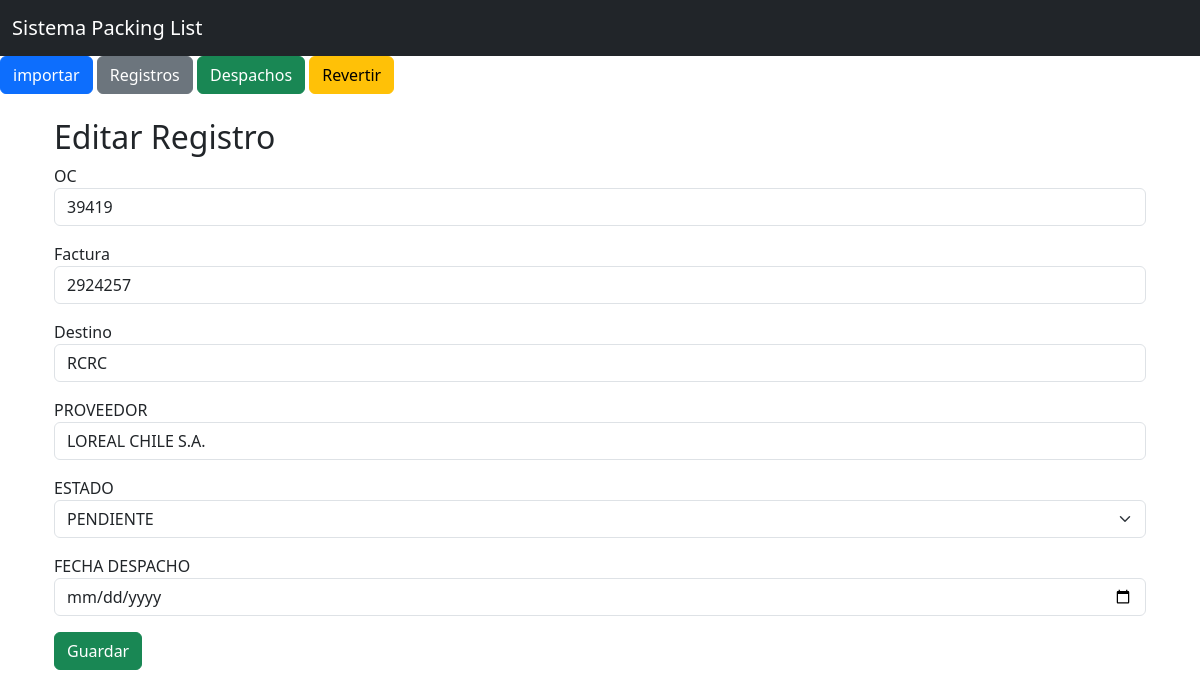
Page /editar/300 on the committed database.
### models.py (models this page shows)
class Consolidado(db.Model):
    __tablename__ = "consolidado"
    id = db.Column(db.Integer, primary_key=True)
    oc = db.Column(db.String(50))
    factura = db.Column(db.String(50))
    destino = db.Column(db.String(20), nullable=False)
    proveedor = db.Column(db.String(150))
    bultos = db.Column(db.Integer, nullable=False)
    unidades = db.Column(db.String(50), nullable=False)
    tipo_carga = db.Column(db.String(50), nullable=False, default="NACIONAL")
    etiqueta = db.Column(db.String(150))
    observacion = db.Column(db.String(500))
    estado = db.Column(db.String(20), nullable=False, default="PENDIENTE")
    origen_archivo = db.Column(db.String(50), nullable=False)
    nombre_archivo = db.Column(db.String(255))
    fecha_carga = db.Column(db.DateTime)
    eliminado = db.Column(db.Boolean, nullable=False, default=False)
    fecha_eliminacion = db.Column(db.DateTime)
    fecha_despacho = db.Column(db.DateTime)

### app.py (the view, shortened to what this page needs)
@app.route("/editar/<int:id>", methods=["GET", "POST"])
def editar(id):
    registro = Consolidado.query.get_or_404(id)
    return render_template("editar.html", registro=registro)

### templates/editar.html (shortened to what this page needs)
{%- extends "base.html" -%}
{%- block contenido -%}
<div class="container">
    <h2>Editar Registro</h2>
    <form method="POST">
        <div class="mb-3">
            <label>OC</label>
            <input type="text" name="oc" class="form-control" value="{{ registro.oc }}" readonly>
        </div>
        <div class="mb-3">
            <label>Factura</label>
            <input type="text" name="factura" class="form-control" value="{{ registro.factura }}">
        </div>
        <div class="mb-3">
            <label>Destino</label>
            <input type="text" name="destino" class="form-control" value="{{ registro.destino }}">
        </div>
        <div class="mb-3">
            <label>PROVEEDOR</label>
            <input type="text" name="proveedor" class="form-control" value="{{ registro.proveedor }}">
        </div>
        <div class="mb-3">
            <label>ESTADO</label>
            <select name="estado" class="form-select">
                <option value="PENDIENTE"{% if registro.estado == 'PENDIENTE' %} selected {% endif %}>PENDIENTE</option>
            </select>
        </div>
        <div class="mb-3"
            <label>FECHA DESPACHO</label>
            <input
                type="date"
                name="fecha_despacho"
                class="form-control"
                value="{% if registro.fecha_despacho %}{{ registro.fecha_despacho.strftime('%Y-%m-%d')}} {% endif %}"
            >
        </div>
        <button type="submit" class="btn btn-success">Guardar</button>
    </form>
</div>
{%- endblock -%}

### rows in the picture
Consolidado: oc "39419", factura "2924257", destino "RCRC", proveedor "LOREAL CHILE S.A.", estado "PENDIENTE"
